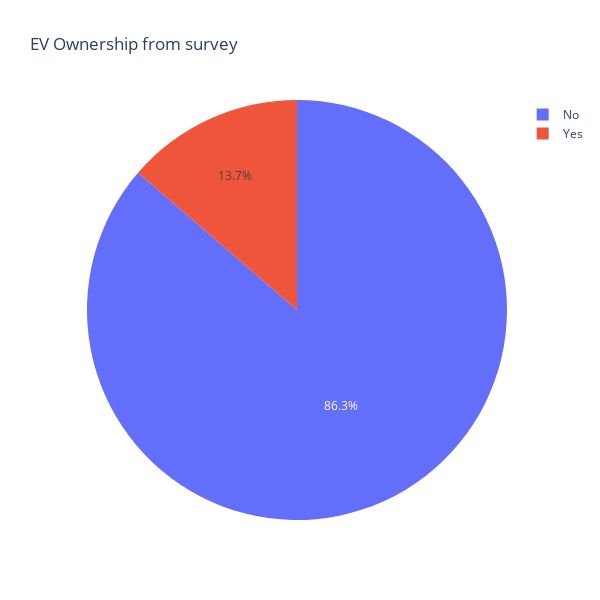

The notebook cell this image was saved under:
### Code cell
fig = px.pie(names=EV_Own, values=EV_Own_count, title='EV Ownership from survey', width=600, height=600)
fig.show()

### Figure 1 — Plotly figure (JSON) as saved in the notebook; plotly's stock layout.template omitted (floating-point values rounded to 4 significant figures)
{"data": [{"domain": {"x": [0, 1], "y": [0, 1]}, "hovertemplate": "label=%{label}<br>value=%{value}<extra></extra>", "labels": ["No", "Yes"], "legendgroup": "", "name": "", "showlegend": true, "type": "pie", "values": [158, 25]}], "layout": {"height": 600, "legend": {"tracegroupgap": 0}, "title": {"text": "EV Ownership from survey"}, "width": 600}}
